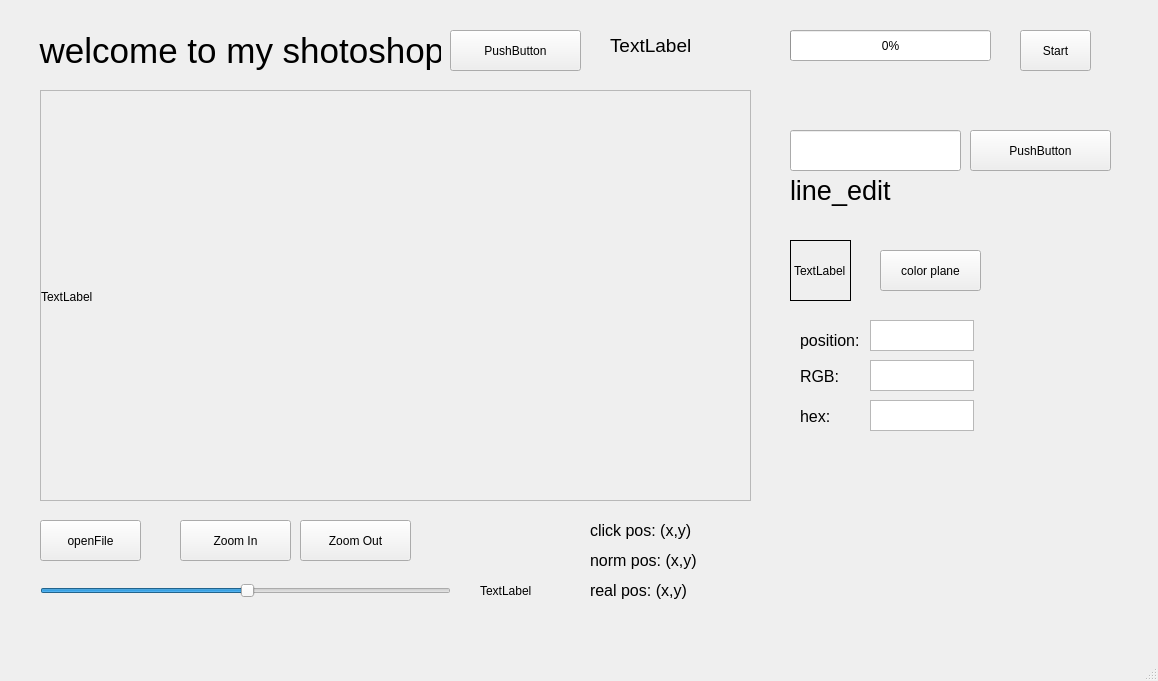
<?xml version="1.0" encoding="UTF-8"?>
<ui version="4.0">
 <class>MainWindow</class>
 <widget class="QMainWindow" name="MainWindow">
  <property name="geometry">
   <rect>
    <x>0</x>
    <y>0</y>
    <width>1158</width>
    <height>681</height>
   </rect>
  </property>
  <property name="windowTitle">
   <string>MainWindow</string>
  </property>
  <widget class="QWidget" name="centralwidget">
   <widget class="QLabel" name="show_output_label">
    <property name="geometry">
     <rect>
      <x>30</x>
      <y>30</y>
      <width>411</width>
      <height>41</height>
     </rect>
    </property>
    <property name="font">
     <font>
      <family>Arial</family>
      <pointsize>26</pointsize>
     </font>
    </property>
    <property name="text">
     <string> welcome to my shotoshop</string>
    </property>
   </widget>
   <widget class="QPushButton" name="pushButton">
    <property name="geometry">
     <rect>
      <x>450</x>
      <y>30</y>
      <width>131</width>
      <height>41</height>
     </rect>
    </property>
    <property name="text">
     <string>PushButton</string>
    </property>
   </widget>
   <widget class="QPushButton" name="pushButton_line_edit">
    <property name="geometry">
     <rect>
      <x>970</x>
      <y>130</y>
      <width>141</width>
      <height>41</height>
     </rect>
    </property>
    <property name="text">
     <string>PushButton</string>
    </property>
   </widget>
   <widget class="QLabel" name="show_line_edit">
    <property name="geometry">
     <rect>
      <x>790</x>
      <y>170</y>
      <width>171</width>
      <height>41</height>
     </rect>
    </property>
    <property name="font">
     <font>
      <family>Arial</family>
      <pointsize>20</pointsize>
     </font>
    </property>
    <property name="text">
     <string>line_edit</string>
    </property>
   </widget>
   <widget class="QLineEdit" name="lineEdit">
    <property name="geometry">
     <rect>
      <x>790</x>
      <y>130</y>
      <width>171</width>
      <height>41</height>
     </rect>
    </property>
    <property name="font">
     <font>
      <family>Agency FB</family>
      <pointsize>9</pointsize>
     </font>
    </property>
    <property name="text">
     <string/>
    </property>
   </widget>
   <widget class="QPushButton" name="pushButton_open_file">
    <property name="geometry">
     <rect>
      <x>40</x>
      <y>520</y>
      <width>101</width>
      <height>41</height>
     </rect>
    </property>
    <property name="text">
     <string>openFile</string>
    </property>
   </widget>
   <widget class="QPushButton" name="pushButton_roomIn">
    <property name="geometry">
     <rect>
      <x>180</x>
      <y>520</y>
      <width>111</width>
      <height>41</height>
     </rect>
    </property>
    <property name="text">
     <string>Zoom In</string>
    </property>
   </widget>
   <widget class="QPushButton" name="pushButton_roomOut">
    <property name="geometry">
     <rect>
      <x>300</x>
      <y>520</y>
      <width>111</width>
      <height>41</height>
     </rect>
    </property>
    <property name="text">
     <string>Zoom Out</string>
    </property>
   </widget>
   <widget class="QWidget" name="verticalLayoutWidget">
    <property name="geometry">
     <rect>
      <x>40</x>
      <y>90</y>
      <width>711</width>
      <height>411</height>
     </rect>
    </property>
    <layout class="QVBoxLayout" name="verticalLayout">
     <item>
      <widget class="QScrollArea" name="scrollArea">
       <property name="widgetResizable">
        <bool>true</bool>
       </property>
       <widget class="QWidget" name="scrollAreaWidgetContents">
        <property name="geometry">
         <rect>
          <x>0</x>
          <y>0</y>
          <width>707</width>
          <height>407</height>
         </rect>
        </property>
        <widget class="QLabel" name="label">
         <property name="geometry">
          <rect>
           <x>0</x>
           <y>0</y>
           <width>711</width>
           <height>411</height>
          </rect>
         </property>
         <property name="text">
          <string>TextLabel</string>
         </property>
        </widget>
       </widget>
      </widget>
     </item>
    </layout>
   </widget>
   <widget class="QSlider" name="horizontalSlider">
    <property name="geometry">
     <rect>
      <x>40</x>
      <y>580</y>
      <width>411</width>
      <height>22</height>
     </rect>
    </property>
    <property name="value">
     <number>50</number>
    </property>
    <property name="orientation">
     <enum>Qt::Horizontal</enum>
    </property>
   </widget>
   <widget class="QLabel" name="label_silder">
    <property name="geometry">
     <rect>
      <x>480</x>
      <y>580</y>
      <width>61</width>
      <height>21</height>
     </rect>
    </property>
    <property name="text">
     <string>TextLabel</string>
    </property>
   </widget>
   <widget class="QLabel" name="label_click_pos">
    <property name="geometry">
     <rect>
      <x>590</x>
      <y>520</y>
      <width>151</width>
      <height>21</height>
     </rect>
    </property>
    <property name="font">
     <font>
      <family>Arial</family>
      <pointsize>12</pointsize>
     </font>
    </property>
    <property name="text">
     <string>click pos: (x,y)</string>
    </property>
   </widget>
   <widget class="QLabel" name="label_norm_pos">
    <property name="geometry">
     <rect>
      <x>590</x>
      <y>550</y>
      <width>161</width>
      <height>21</height>
     </rect>
    </property>
    <property name="font">
     <font>
      <family>Arial</family>
      <pointsize>12</pointsize>
     </font>
    </property>
    <property name="text">
     <string>norm pos: (x,y)</string>
    </property>
   </widget>
   <widget class="QLabel" name="label_real_pos">
    <property name="geometry">
     <rect>
      <x>590</x>
      <y>580</y>
      <width>161</width>
      <height>21</height>
     </rect>
    </property>
    <property name="font">
     <font>
      <family>Arial</family>
      <pointsize>12</pointsize>
     </font>
    </property>
    <property name="text">
     <string>real pos: (x,y)</string>
    </property>
   </widget>
   <widget class="QLabel" name="label_timer">
    <property name="geometry">
     <rect>
      <x>610</x>
      <y>30</y>
      <width>171</width>
      <height>31</height>
     </rect>
    </property>
    <property name="font">
     <font>
      <family>Arial</family>
      <pointsize>14</pointsize>
     </font>
    </property>
    <property name="text">
     <string>TextLabel</string>
    </property>
   </widget>
   <widget class="QProgressBar" name="progressBar">
    <property name="geometry">
     <rect>
      <x>790</x>
      <y>30</y>
      <width>201</width>
      <height>31</height>
     </rect>
    </property>
    <property name="value">
     <number>0</number>
    </property>
   </widget>
   <widget class="QPushButton" name="pushButton_goProcess">
    <property name="geometry">
     <rect>
      <x>1020</x>
      <y>30</y>
      <width>71</width>
      <height>41</height>
     </rect>
    </property>
    <property name="text">
     <string>Start</string>
    </property>
   </widget>
   <widget class="QLabel" name="label_showColorPlane">
    <property name="geometry">
     <rect>
      <x>790</x>
      <y>240</y>
      <width>61</width>
      <height>61</height>
     </rect>
    </property>
    <property name="frameShape">
     <enum>QFrame::Panel</enum>
    </property>
    <property name="text">
     <string>TextLabel</string>
    </property>
   </widget>
   <widget class="QPushButton" name="pushButton_colorPlane">
    <property name="geometry">
     <rect>
      <x>880</x>
      <y>250</y>
      <width>101</width>
      <height>41</height>
     </rect>
    </property>
    <property name="text">
     <string>color plane</string>
    </property>
   </widget>
   <widget class="QLabel" name="label_pos">
    <property name="geometry">
     <rect>
      <x>800</x>
      <y>330</y>
      <width>61</width>
      <height>21</height>
     </rect>
    </property>
    <property name="font">
     <font>
      <family>Arial</family>
      <pointsize>12</pointsize>
     </font>
    </property>
    <property name="text">
     <string>position:</string>
    </property>
   </widget>
   <widget class="QLabel" name="label_RGBVlaue">
    <property name="geometry">
     <rect>
      <x>800</x>
      <y>370</y>
      <width>47</width>
      <height>12</height>
     </rect>
    </property>
    <property name="font">
     <font>
      <family>Arial</family>
      <pointsize>12</pointsize>
     </font>
    </property>
    <property name="text">
     <string>RGB:</string>
    </property>
   </widget>
   <widget class="QLabel" name="label_hexValue">
    <property name="geometry">
     <rect>
      <x>800</x>
      <y>410</y>
      <width>47</width>
      <height>12</height>
     </rect>
    </property>
    <property name="font">
     <font>
      <family>Arial</family>
      <pointsize>12</pointsize>
     </font>
    </property>
    <property name="text">
     <string>hex:</string>
    </property>
   </widget>
   <widget class="QTextEdit" name="textEdit_pos">
    <property name="geometry">
     <rect>
      <x>870</x>
      <y>320</y>
      <width>104</width>
      <height>31</height>
     </rect>
    </property>
   </widget>
   <widget class="QTextEdit" name="textEdit_RGBValue">
    <property name="geometry">
     <rect>
      <x>870</x>
      <y>360</y>
      <width>104</width>
      <height>31</height>
     </rect>
    </property>
   </widget>
   <widget class="QTextEdit" name="textEdit_hexValue">
    <property name="geometry">
     <rect>
      <x>870</x>
      <y>400</y>
      <width>104</width>
      <height>31</height>
     </rect>
    </property>
   </widget>
  </widget>
  <widget class="QMenuBar" name="menubar">
   <property name="geometry">
    <rect>
     <x>0</x>
     <y>0</y>
     <width>1158</width>
     <height>21</height>
    </rect>
   </property>
  </widget>
  <widget class="QStatusBar" name="statusbar"/>
 </widget>
 <resources/>
 <connections/>
</ui>
